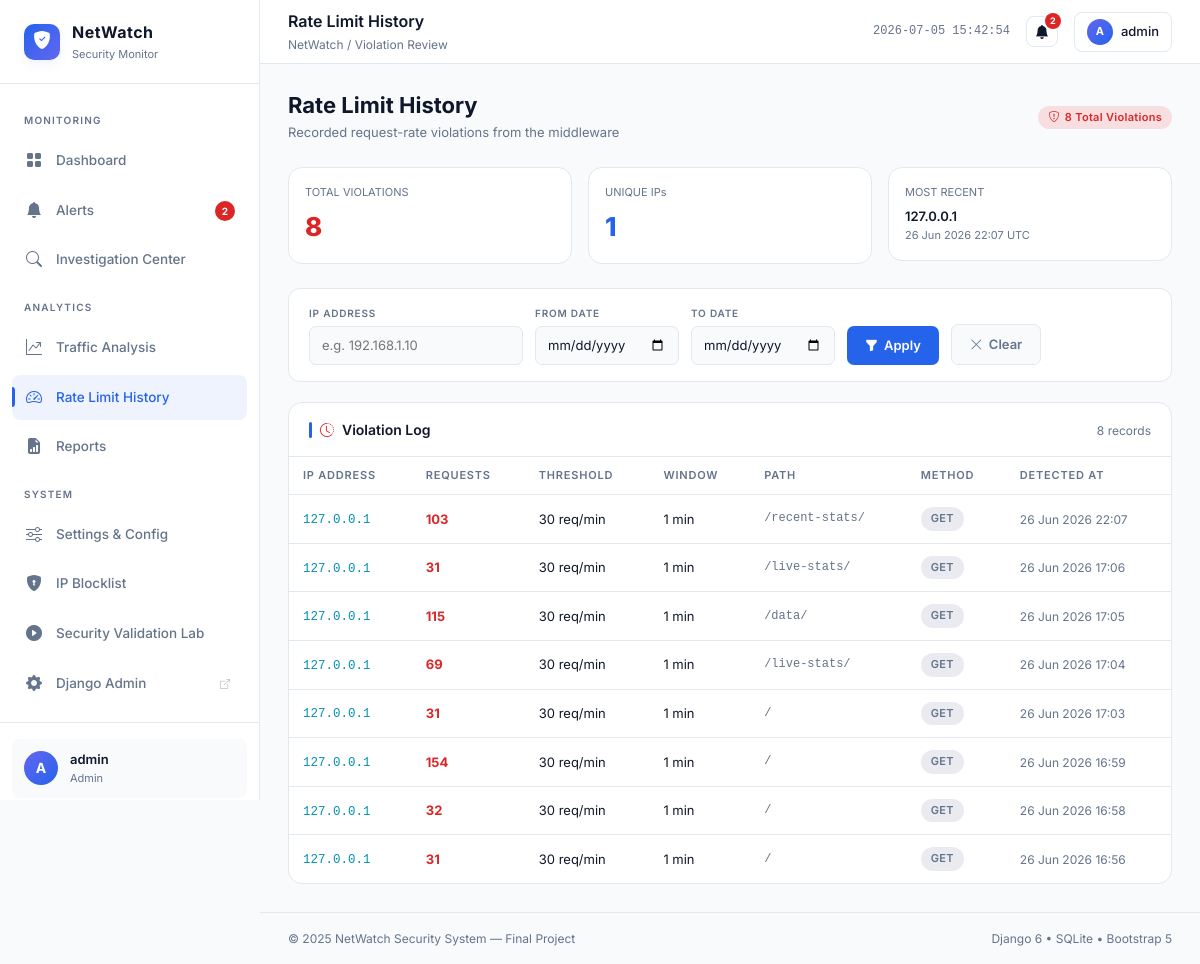
The app's page /rate-limits/ (signed in) with its own data.
### accounts/models.py (models this page shows, shortened)
class Profile(models.Model):
    ROLE_CHOICES = (
        ('admin', 'Administrator'),
        ('analyst', 'Security Analyst'),
        ('viewer', 'Viewer'),
    )
    user = models.OneToOneField(User, on_delete=models.CASCADE)
    role = models.CharField(max_length=20, choices=ROLE_CHOICES, default='viewer')

### alerts/models.py (models this page shows, shortened)
class RateLimitViolation(models.Model):
    ip_address = models.CharField(max_length=100, db_index=True)
    request_count = models.IntegerField()
    threshold = models.IntegerField()
    window_minutes = models.IntegerField()
    path = models.CharField(max_length=255)
    request_method = models.CharField(max_length=10)
    message = models.TextField()
    timestamp = models.DateTimeField(auto_now_add=True, db_index=True)
    class Meta:
        ordering = ['-timestamp']

### alerts/views.py (the view)
# urls.py: path('rate-limits/', views.rate_limit_history, name='rate_limit_history'),
@role_required('admin', 'analyst', redirect_url='dashboard', message='Access Denied: Rate-limit history is limited to Administrators and Security Analysts.')
def rate_limit_history(request):
    violations_qs = RateLimitViolation.objects.all()
    ip_address = request.GET.get('ip_address', '').strip()
    date_from = request.GET.get('date_from', '')
    date_to = request.GET.get('date_to', '')
    if ip_address:
        violations_qs = violations_qs.filter(ip_address__icontains=ip_address)
    if date_from:
        violations_qs = violations_qs.filter(timestamp__date__gte=date_from)
    if date_to:
        violations_qs = violations_qs.filter(timestamp__date__lte=date_to)
    paginator = Paginator(violations_qs, 15)
    page_number = request.GET.get('page')
    page_obj = paginator.get_page(page_number)
    context = {
        'page_obj': page_obj,
        'ip_address': ip_address,
        'date_from': date_from,
        'date_to': date_to,
        'total_violations': RateLimitViolation.objects.count(),
        'unique_ips': RateLimitViolation.objects.values('ip_address').distinct().count(),
        'most_recent': RateLimitViolation.objects.first(),
    }
    return render(request, 'alerts/rate_limit_history.html', context)

### accounts/access.py (called while the page is built)
def get_user_role(user):
    if not getattr(user, 'is_authenticated', False):
        return None
    profile = getattr(user, 'profile', None)
    return getattr(profile, 'role', None)

def role_required(*allowed_roles, redirect_url='dashboard', message='Access denied.'):
    def decorator(view_func):
        @wraps(view_func)
        def _wrapped_view(request, *args, **kwargs):
            if not request.user.is_authenticated:
                return redirect_to_login(request.get_full_path(), settings.LOGIN_URL)
            role = get_user_role(request.user)
            if role not in allowed_roles:
                messages.error(request, message)
                return redirect(redirect_url)
            return view_func(request, *args, **kwargs)
        return _wrapped_view
    return decorator

### alerts/models.py (called while the page is built)
    @classmethod
    def get_settings(cls):
        from django.core.cache import cache
        cache_key = "system_settings"
        settings = cache.get(cache_key)
        if settings is None:
            settings, created = cls.objects.get_or_create(pk=1)
            cache.set(cache_key, settings, timeout=300)
        return settings

### netwatch/context_processors.py (called while the page is built)
def netwatch_context(request):
    if request.user.is_authenticated:
        active_alerts = Alert.objects.filter(resolved=False).count()
    else:
        active_alerts = 0
    user_role = get_user_role(request.user)
    return {
        'active_alerts': active_alerts,
        'user_role': user_role,
        'is_admin_user': user_role == 'admin',
        'is_analyst_user': user_role == 'analyst',
        'is_viewer_user': user_role == 'viewer',
    }

### templates/alerts/rate_limit_history.html (shortened to what this page needs)
{% extends 'base.html' %}
{% block nav_rate_limits %}active{% endblock %}
{% block page_title %}Rate Limit History{% endblock %}
{% block page_breadcrumb %}Violation Review{% endblock %}
{% block content %}
<div class="d-flex align-items-center justify-content-between mb-4">
  <div>
    <h1 style="font-size:22px; font-weight:700; color:var(--nw-text-primary); margin:0;">Rate Limit History</h1>
    <p style="color:var(--nw-text-muted); font-size:13px; margin:4px 0 0;">Recorded request-rate violations from the middleware</p>
  </div>
  <span class="nw-badge nw-badge-danger">
    <i class="bi bi-shield-exclamation"></i>
    {{ total_violations }} Total Violations
  </span>
</div>
<div class="row g-3 mb-4">
  <div class="col-6 col-md-4">
    <div class="nw-card" style="padding:16px;">
      <div style="font-size:11px; color:var(--nw-text-muted); margin-bottom:4px;">TOTAL VIOLATIONS</div>
      <div style="font-size:26px; font-weight:800; color:var(--nw-danger);">{{ total_violations }}</div>
    </div>
  </div>
  <div class="col-6 col-md-4">
    <div class="nw-card" style="padding:16px;">
      <div style="font-size:11px; color:var(--nw-text-muted); margin-bottom:4px;">UNIQUE IPs</div>
      <div style="font-size:26px; font-weight:800; color:var(--nw-accent);">{{ unique_ips }}</div>
    </div>
  </div>
  <div class="col-12 col-md-4">
    <div class="nw-card" style="padding:16px;">
      <div style="font-size:11px; color:var(--nw-text-muted); margin-bottom:4px;">MOST RECENT</div>
      <div style="font-size:13px; font-weight:600; color:var(--nw-text-primary);">
        {% if most_recent %}{{ most_recent.ip_address }}{% else %}No violations yet{% endif %}
      </div>
      <div style="font-size:11px; color:var(--nw-text-muted);">
        {% if most_recent %}{{ most_recent.timestamp|date:"d M Y H:i" }} UTC{% endif %}
      </div>
    </div>
  </div>
</div>
<form method="get" class="filter-bar">
  <div class="filter-group">
    <label class="filter-label">IP Address</label>
    <input type="text" name="ip_address" value="{{ ip_address }}" class="filter-input" placeholder="e.g. 192.168.1.10" />
  </div>
  <div class="filter-group">
    <label class="filter-label">From Date</label>
    <input type="date" name="date_from" value="{{ date_from }}" class="filter-input" />
  </div>
  <div class="filter-group">
    <label class="filter-label">To Date</label>
    <input type="date" name="date_to" value="{{ date_to }}" class="filter-input" />
  </div>
  <button type="submit" class="filter-btn filter-btn-primary">
    <i class="bi bi-funnel-fill"></i> Apply
  </button>
  <a href="{% url 'rate_limit_history' %}" class="filter-btn filter-btn-ghost">
    <i class="bi bi-x-lg"></i> Clear
  </a>
</form>
<div class="nw-card" style="padding:0; overflow:hidden;">
  <div class="nw-section-header" style="padding:16px 20px 0;">
    <div class="nw-section-title">
      <i class="bi bi-clock-history" style="color:var(--nw-danger);"></i>
      Violation Log
    </div>
    <span style="font-size:12px; color:var(--nw-text-muted);">{{ page_obj.paginator.count }} record{{ page_obj.paginator.count|pluralize }}</span>
  </div>
  <div style="height:1px; background:var(--nw-border); margin:12px 0 0;"></div>
  <div style="overflow-x:auto;">
    <table class="nw-table">
      <thead>
        <tr>
          <th>IP Address</th>
          <th>Requests</th>
          <th>Threshold</th>
          <th>Window</th>
          <th>Path</th>
          <th>Method</th>
          <th>Detected At</th>
        </tr>
      </thead>
      <tbody>
        {% for violation in page_obj %}
        <tr>
          <td><span class="nw-ip">{{ violation.ip_address }}</span></td>
          <td><strong style="color:var(--nw-danger);">{{ violation.request_count }}</strong></td>
          <td>{{ violation.threshold }} req/min</td>
          <td>{{ violation.window_minutes }} min</td>
          <td style="font-family:'Courier New', monospace; font-size:12px; color:var(--nw-text-muted);">{{ violation.path }}</td>
          <td><span class="nw-badge nw-badge-secondary">{{ violation.request_method }}</span></td>
          <td><span class="nw-timestamp">{{ violation.timestamp|date:"d M Y H:i" }}</span></td>
        </tr>
        {% endfor %}
      </tbody>
    </table>
  </div>
</div>
{% endblock %}

### templates/base.html (shortened to what this page needs)
<!DOCTYPE html>
<html lang="en">
<head>
  <link href="https://cdn.jsdelivr.net/npm/bootstrap@5.3.3/dist/css/bootstrap.min.css" rel="stylesheet" />
  <link href="https://cdn.jsdelivr.net/npm/bootstrap-icons@1.11.3/font/bootstrap-icons.min.css" rel="stylesheet" />
</head>
<body>
  <aside class="nw-sidebar">
    <a href="{% url 'dashboard' %}" class="nw-sidebar-brand">
      <div class="nw-brand-icon">
        <i class="bi bi-shield-fill-check"></i>
      </div>
      <div class="nw-brand-text">
        <span class="nw-brand-name">NetWatch</span>
        <span class="nw-brand-subtitle">Security Monitor</span>
      </div>
    </a>
    <nav class="nw-nav">
      <span class="nw-nav-section-label">Monitoring</span>
      <a href="{% url 'dashboard' %}"
        class="nw-nav-item {% block nav_dashboard %}{% endblock %}">
        <i class="bi bi-grid-fill"></i>
        Dashboard
      </a>
      {% if is_admin_user or is_analyst_user %}
      <a href="{% url 'alerts_list' %}" class="nw-nav-item {% block nav_alerts %}{% endblock %}">
        <i class="bi bi-bell-fill"></i>
        Alerts
        {% if active_alerts %}
        <span class="nw-nav-badge">{{ active_alerts }}</span>
        {% endif %}
      </a>
      <a href="{% url 'ip_investigation' %}" class="nw-nav-item {% block nav_investigate %}{% endblock %}">
        <i class="bi bi-search"></i>
        Investigation Center
      </a>
      {% endif %}
      {% if is_admin_user or is_analyst_user %}
      <span class="nw-nav-section-label">Analytics</span>
      <a href="{% url 'analytics' %}" class="nw-nav-item {% block nav_traffic %}{% endblock %}">
        <i class="bi bi-graph-up-arrow"></i>
        Traffic Analysis
      </a>
      <a href="{% url 'rate_limit_history' %}" class="nw-nav-item {% block nav_rate_limits %}{% endblock %}">
        <i class="bi bi-speedometer2"></i>
        Rate Limit History
      </a>
      <a href="{% url 'reports' %}" class="nw-nav-item {% block nav_reports %}{% endblock %}">
        <i class="bi bi-file-earmark-bar-graph-fill"></i>
        Reports
      </a>
      {% endif %}
      <span class="nw-nav-section-label">System</span>
      {% if is_admin_user %}
      <a href="{% url 'settings' %}" class="nw-nav-item {% block nav_settings %}{% endblock %}">
        <i class="bi bi-sliders"></i>
        Settings & Config
      </a>
      <a href="{% url 'blocklist' %}" class="nw-nav-item {% block nav_blocklist %}{% endblock %}">
        <i class="bi bi-shield-lock-fill"></i>
        IP Blocklist
      </a>
      <a href="{% url 'simulation_lab' %}" class="nw-nav-item {% block nav_simulation %}{% endblock %}">
        <i class="bi bi-play-circle-fill"></i>
        Security Validation Lab
      </a>
      <a href="/admin/" class="nw-nav-item" target="_blank">
        <i class="bi bi-gear-fill"></i>
        Django Admin
        <i class="bi bi-box-arrow-up-right ms-auto"
          style="font-size:10px; opacity:0.5;"></i>
      </a>
      {% endif %}
    </nav>
    <div class="nw-sidebar-footer">
      <div class="nw-user-card mb-2">
        <div class="nw-avatar">
          {{ request.user.username|first|upper }}
        </div>
        <div class="nw-user-info">
          <div class="nw-username">{{ request.user.username }}</div>
          <div class="nw-user-role">
            {{ user_role|default:"User"|title }}
          </div>
        </div>
      </div>
    </div>
  </aside>
  <div class="nw-main">
    <header class="nw-topbar">
      <div>
        <div class="nw-page-title">{% block page_title %}Dashboard{% endblock %}</div>
        <div class="nw-page-breadcrumb">
          NetWatch / {% block page_breadcrumb %}Overview{% endblock %}
        </div>
      </div>
      <div class="nw-topbar-actions">
        <span id="nw-system-clock"
          style="font-size:12px; color:var(--nw-text-muted); font-family:'Courier New',monospace;">
        </span>
        {% if is_admin_user or is_analyst_user %}
        <a href="{% url 'alerts_list' %}" class="btn btn-sm"
          style="background:var(--nw-bg-card); border:1px solid var(--nw-border); color:var(--nw-text-primary); border-radius:8px; position:relative; text-decoration:none;"
          title="View Active Alerts">
          <i class="bi bi-bell-fill"></i>
          {% if active_alerts %}
          <span
            style="position:absolute; top:-4px; right:-4px; width:16px; height:16px; background:var(--nw-danger); border-radius:50%; font-size:9px; font-weight:700; display:flex; align-items:center; justify-content:center; color:white;">
            {{ active_alerts }}
          </span>
          {% endif %}
        </a>
        {% endif %}
        <div
          style="display:flex; align-items:center; gap:8px; background:var(--nw-bg-card); border:1px solid var(--nw-border); border-radius:8px; padding:6px 12px;">
          <div class="nw-avatar" style="width:26px; height:26px; font-size:11px;">
            {{ request.user.username|first|upper }}
          </div>
          <span style="font-size:13px; font-weight:500; color:var(--nw-text-primary);">
            {{ request.user.username }}
          </span>
        </div>
      </div>
    </header>
    <main class="nw-content">
      {% block content %}{% endblock %}
    </main>
    <footer
      style="padding: 16px 28px; border-top:1px solid var(--nw-border); display:flex; justify-content:space-between; align-items:center;">
      <span style="font-size:12px; color:var(--nw-text-muted);">
        &copy; 2025 NetWatch Security System — Final Project
      </span>
      <span style="font-size:12px; color:var(--nw-text-muted);">
        Django 6 &bull; SQLite &bull; Bootstrap 5
      </span>
    </footer>
  </div>
</body>
</html>

### templates/alerts/rate_limit_history.html (style rules this page uses)
.filter-bar { background: var(--nw-bg-card); border: 1px solid var(--nw-border); border-radius: 12px; padding: 16px 20px; display: flex; align-items: flex-end; gap: 12px; flex-wrap: wrap; margin-bottom: 20px; }
.filter-group { display: flex; flex-direction: column; gap: 5px; }
.filter-label { font-size: 10px; font-weight: 600; color: var(--nw-text-muted); text-transform: uppercase; letter-spacing: 0.8px; }
.filter-input { background: var(--nw-bg-page); border: 1px solid var(--nw-border); color: var(--nw-text-primary); border-radius: 7px; padding: 8px 12px; font-size: 13px; font-family: 'Inter', sans-serif; outline: none; }
.filter-btn { padding: 9px 18px; border-radius: 7px; font-size: 13px; font-weight: 600; font-family: 'Inter', sans-serif; cursor: pointer; border: none; transition: all 0.2s; text-decoration: none; display: inline-flex; align-items: center; gap: 6px; }
.filter-btn-primary { background: var(--nw-accent); color: white; }
.filter-btn-ghost { background: var(--nw-bg-page); border: 1px solid var(--nw-border); color: var(--nw-text-muted); }

### records on screen
Profile: role "Admin"
RateLimitViolation: ip_address "127.0.0.1", timestamp "26 Jun 2026 22:07", request_count "103", threshold "30", window_minutes "1", path "/recent-stats/", request_method "GET"
RateLimitViolation: ip_address "127.0.0.1", request_count "31", threshold "30", window_minutes "1", path "/live-stats/", request_method "GET", timestamp "26 Jun 2026 17:06"
RateLimitViolation: ip_address "127.0.0.1", request_count "115", threshold "30", window_minutes "1", path "/data/", request_method "GET", timestamp "26 Jun 2026 17:05"
RateLimitViolation: ip_address "127.0.0.1", request_count "69", threshold "30", window_minutes "1", path "/live-stats/", request_method "GET", timestamp "26 Jun 2026 17:04"
RateLimitViolation: ip_address "127.0.0.1", request_count "31", threshold "30", window_minutes "1", path "/", request_method "GET", timestamp "26 Jun 2026 17:03"
RateLimitViolation: ip_address "127.0.0.1", request_count "154", threshold "30", window_minutes "1", path "/", request_method "GET", timestamp "26 Jun 2026 16:59"
RateLimitViolation: ip_address "127.0.0.1", request_count "32", threshold "30", window_minutes "1", path "/", request_method "GET", timestamp "26 Jun 2026 16:58"
RateLimitViolation: ip_address "127.0.0.1", request_count "31", threshold "30", window_minutes "1", path "/", request_method "GET", timestamp "26 Jun 2026 16:56"

### other values on screen
{{ active_alerts }} "2"
{{ request.user.username|first|upper }} "A"
{{ request.user.username }} "admin"
{{ total_violations }} "8"
{{ unique_ips }} "1"
{{ page_obj.paginator.count }} "8"
